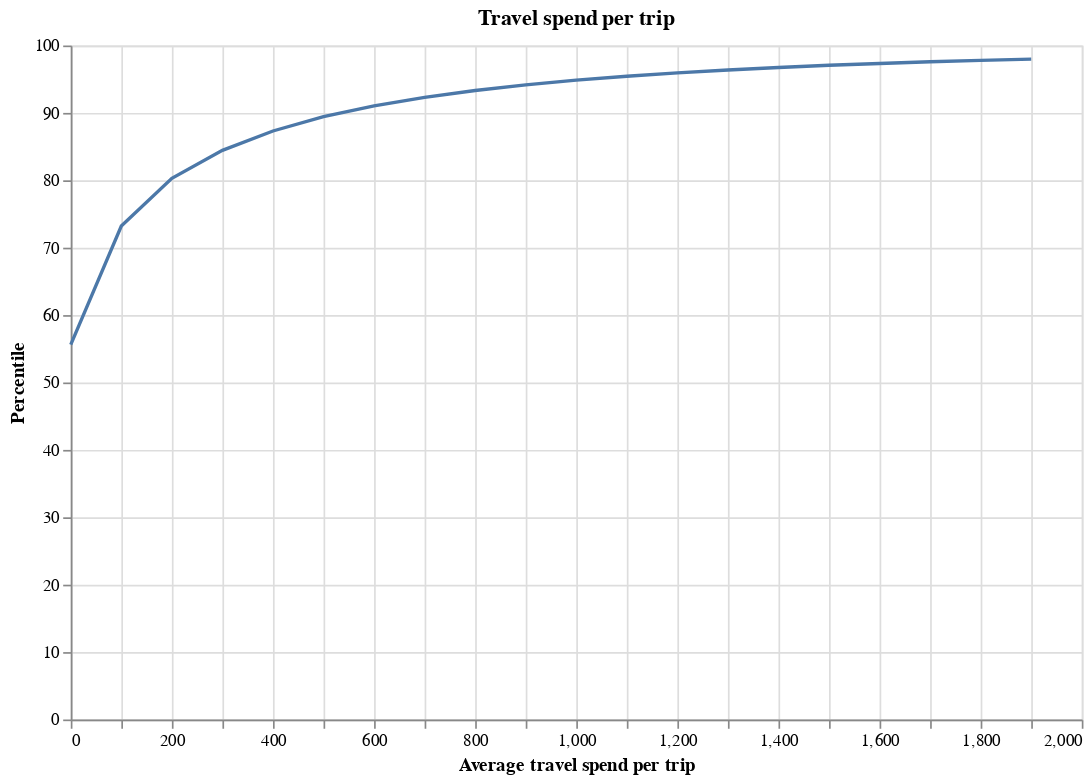

The notebook cell this image was saved under:
### Markdown cell above
## how many transactions/volume

### Code cell
data = pd.read_pickle("travel_periods.pkl")


# how much do they spend per trip.

data["volume"] = data["volume"].round(-2)

# compute frequency
data["count"] = 1
data = data.groupby("volume").agg("sum").reset_index()
# compute relative freq.
data["group_column"] = 0
data["total"] = data.groupby("group_column")["count"].transform("sum")
data["perc"] = 100 * (data["count"]) / data["total"]

data["percentile"] = data["perc"].cumsum()

data = data.loc[data["volume"] < 2000, :]

bars = (
    alt.Chart(data)
    .mark_line()
    .encode(
        x=alt.X("volume:Q", axis=alt.Axis(title="Average travel spend per trip")),
        y=alt.Y("percentile:Q", axis=alt.Axis(title="Percentile")),
    )
    .properties(width=600, height=400, title="Travel spend per trip")
)

bars
data.loc[:, ["volume", "percentile"]].head(30)

### Figure 1 — Vega-Lite specification as saved in the notebook (floating-point values rounded to 4 significant figures)
{"config": {"view": {"continuousWidth": 400, "continuousHeight": 300}}, "data": {"name": "data-25d9bed2ba3b4c0956d1052230e02b30"}, "mark": "line", "encoding": {"x": {"type": "quantitative", "axis": {"title": "Average travel spend per trip"}, "field": "volume"}, "y": {"type": "quantitative", "axis": {"title": "Percentile"}, "field": "percentile"}}, "height": 400, "title": "Travel spend per trip", "width": 600, "$schema": "https://vega.github.io/schema/vega-lite/v4.0.2.json", "datasets": {"data-25d9bed2ba3b4c0956d1052230e02b30": [{"volume": 0.0, "group_id": 21246947, "transactions": 833493, "days_spent": 695057, "count": 570246, "group_column": 0, "total": 1025243, "perc": 55.62, "percentile": 55.62}, {"volume": 100.0, "group_id": 5073616, "transactions": 653754, "days_spent": 950910, "count": 180473, "group_column": 0, "total": 1025243, "perc": 17.6, "percentile": 73.22}, {"volume": 200.0, "group_id": 1780232, "transactions": 492707, "days_spent": 687859, "count": 72550, "group_column": 0, "total": 1025243, "perc": 7.076, "percentile": 80.3}, {"volume": 300.0, "group_id": 949579, "transactions": 419944, "days_spent": 548735, "count": 42539, "group_column": 0, "total": 1025243, "perc": 4.149, "percentile": 84.45}, {"volume": 400.0, "group_id": 595971, "transactions": 374293, "days_spent": 452781, "count": 29375, "group_column": 0, "total": 1025243, "perc": 2.865, "percentile": 87.31}, {"volume": 500.0, "group_id": 430726, "transactions": 332766, "days_spent": 387983, "count": 21784, "group_column": 0, "total": 1025243, "perc": 2.125, "percentile": 89.44}, {"volume": 600.0, "group_id": 299675, "transactions": 295197, "days_spent": 326033, "count": 16370, "group_column": 0, "total": 1025243, "perc": 1.597, "percentile": 91.04}, {"volume": 700.0, "group_id": 231277, "transactions": 263146, "days_spent": 284805, "count": 12893, "group_column": 0, "total": 1025243, "perc": 1.258, "percentile": 92.29}, {"volume": 800.0, "group_id": 180706, "transactions": 238338, "days_spent": 252815, "count": 10540, "group_column": 0, "total": 1025243, "perc": 1.028, "percentile": 93.32}, {"volume": 900.0, "group_id": 145439, "transactions": 210940, "days_spent": 221784, "count": 8466, "group_column": 0, "total": 1025243, "perc": 0.8258, "percentile": 94.15}, {"volume": 1000.0, "group_id": 115920, "transactions": 192470, "days_spent": 190980, "count": 7235, "group_column": 0, "total": 1025243, "perc": 0.7057, "percentile": 94.85}, {"volume": 1100.0, "group_id": 100767, "transactions": 175307, "days_spent": 175198, "count": 6007, "group_column": 0, "total": 1025243, "perc": 0.5859, "percentile": 95.44}, {"volume": 1200.0, "group_id": 77172, "transactions": 158821, "days_spent": 156343, "count": 5065, "group_column": 0, "total": 1025243, "perc": 0.494, "percentile": 95.93}, {"volume": 1300.0, "group_id": 71868, "transactions": 142466, "days_spent": 138370, "count": 4345, "group_column": 0, "total": 1025243, "perc": 0.4238, "percentile": 96.36}, {"volume": 1400.0, "group_id": 61069, "transactions": 136039, "days_spent": 134402, "count": 3896, "group_column": 0, "total": 1025243, "perc": 0.38, "percentile": 96.74}, {"volume": 1500.0, "group_id": 50841, "transactions": 126345, "days_spent": 121304, "count": 3378, "group_column": 0, "total": 1025243, "perc": 0.3295, "percentile": 97.07}, {"volume": 1600.0, "group_id": 41806, "transactions": 111830, "days_spent": 112815, "count": 2753, "group_column": 0, "total": 1025243, "perc": 0.2685, "percentile": 97.33}, {"volume": 1700.0, "group_id": 36423, "transactions": 105371, "days_spent": 100517, "count": 2529, "group_column": 0, "total": 1025243, "perc": 0.2467, "percentile": 97.58}, {"volume": 1800.0, "group_id": 30216, "transactions": 96600, "days_spent": 89418, "count": 2205, "group_column": 0, "total": 1025243, "perc": 0.2151, "percentile": 97.8}, {"volume": 1900.0, "group_id": 25285, "transactions": 88630, "days_spent": 85359, "count": 1907, "group_column": 0, "total": 1025243, "perc": 0.186, "percentile": 97.98}]}}
